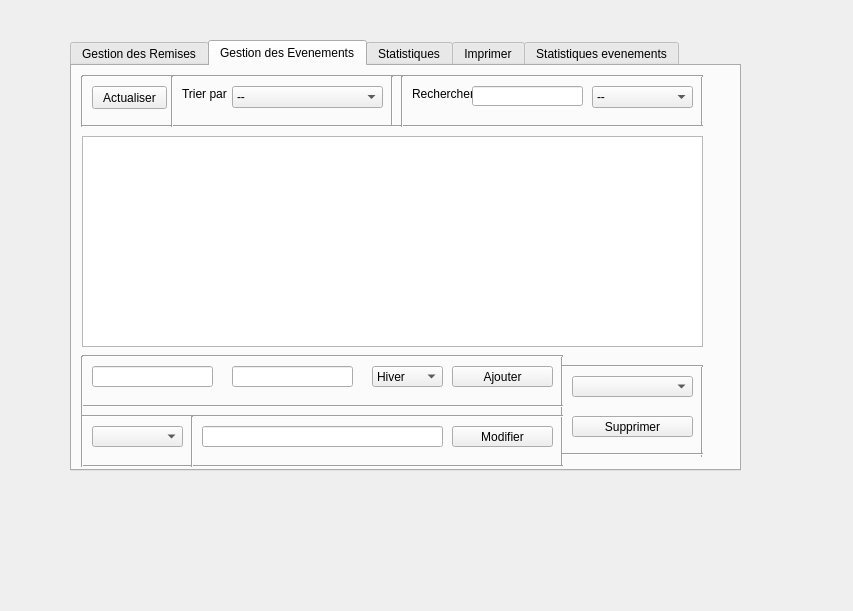
<?xml version="1.0" encoding="UTF-8"?>
<ui version="4.0">
 <class>gerer_evenement</class>
 <widget class="QDialog" name="gerer_evenement">
  <property name="geometry">
   <rect>
    <x>0</x>
    <y>0</y>
    <width>853</width>
    <height>611</height>
   </rect>
  </property>
  <property name="windowTitle">
   <string>Dialog</string>
  </property>
  <widget class="QTabWidget" name="tabWidget">
   <property name="geometry">
    <rect>
     <x>70</x>
     <y>40</y>
     <width>671</width>
     <height>431</height>
    </rect>
   </property>
   <property name="styleSheet">
    <string notr="true"/>
   </property>
   <property name="currentIndex">
    <number>1</number>
   </property>
   <widget class="QWidget" name="tab_5">
    <attribute name="title">
     <string>Gestion des Remises</string>
    </attribute>
    <widget class="QTableView" name="tabetudiant">
     <property name="geometry">
      <rect>
       <x>10</x>
       <y>70</y>
       <width>621</width>
       <height>211</height>
      </rect>
     </property>
    </widget>
    <widget class="QPushButton" name="pb_ajouter">
     <property name="geometry">
      <rect>
       <x>430</x>
       <y>300</y>
       <width>51</width>
       <height>21</height>
      </rect>
     </property>
     <property name="text">
      <string>Ajouter</string>
     </property>
    </widget>
    <widget class="QComboBox" name="type">
     <property name="geometry">
      <rect>
       <x>330</x>
       <y>300</y>
       <width>91</width>
       <height>21</height>
      </rect>
     </property>
     <item>
      <property name="text">
       <string>remisemoyenne</string>
      </property>
     </item>
     <item>
      <property name="text">
       <string>remisefaible</string>
      </property>
     </item>
     <item>
      <property name="text">
       <string>liquidation</string>
      </property>
     </item>
    </widget>
    <widget class="Line" name="line_12">
     <property name="geometry">
      <rect>
       <x>0</x>
       <y>10</y>
       <width>20</width>
       <height>51</height>
      </rect>
     </property>
     <property name="orientation">
      <enum>Qt::Vertical</enum>
     </property>
    </widget>
    <widget class="Line" name="line_13">
     <property name="geometry">
      <rect>
       <x>620</x>
       <y>10</y>
       <width>20</width>
       <height>51</height>
      </rect>
     </property>
     <property name="orientation">
      <enum>Qt::Vertical</enum>
     </property>
    </widget>
    <widget class="Line" name="line_14">
     <property name="geometry">
      <rect>
       <x>620</x>
       <y>300</y>
       <width>20</width>
       <height>91</height>
      </rect>
     </property>
     <property name="orientation">
      <enum>Qt::Vertical</enum>
     </property>
    </widget>
    <widget class="Line" name="line_15">
     <property name="geometry">
      <rect>
       <x>0</x>
       <y>290</y>
       <width>20</width>
       <height>111</height>
      </rect>
     </property>
     <property name="orientation">
      <enum>Qt::Vertical</enum>
     </property>
    </widget>
    <widget class="Line" name="line_16">
     <property name="geometry">
      <rect>
       <x>480</x>
       <y>290</y>
       <width>20</width>
       <height>111</height>
      </rect>
     </property>
     <property name="orientation">
      <enum>Qt::Vertical</enum>
     </property>
    </widget>
    <widget class="Line" name="line_24">
     <property name="geometry">
      <rect>
       <x>10</x>
       <y>330</y>
       <width>481</width>
       <height>20</height>
      </rect>
     </property>
     <property name="orientation">
      <enum>Qt::Horizontal</enum>
     </property>
    </widget>
    <widget class="QComboBox" name="comboBox_3">
     <property name="geometry">
      <rect>
       <x>500</x>
       <y>310</y>
       <width>121</width>
       <height>21</height>
      </rect>
     </property>
    </widget>
    <widget class="QPushButton" name="pb_supprimer">
     <property name="geometry">
      <rect>
       <x>500</x>
       <y>350</y>
       <width>121</width>
       <height>21</height>
      </rect>
     </property>
     <property name="text">
      <string>Supprimer</string>
     </property>
    </widget>
    <widget class="Line" name="line_25">
     <property name="geometry">
      <rect>
       <x>490</x>
       <y>380</y>
       <width>141</width>
       <height>16</height>
      </rect>
     </property>
     <property name="orientation">
      <enum>Qt::Horizontal</enum>
     </property>
    </widget>
    <widget class="QLineEdit" name="taux_l">
     <property name="geometry">
      <rect>
       <x>130</x>
       <y>360</y>
       <width>131</width>
       <height>21</height>
      </rect>
     </property>
    </widget>
    <widget class="QComboBox" name="comboBox_6">
     <property name="geometry">
      <rect>
       <x>290</x>
       <y>360</y>
       <width>81</width>
       <height>21</height>
      </rect>
     </property>
     <item>
      <property name="text">
       <string/>
      </property>
     </item>
     <item>
      <property name="text">
       <string/>
      </property>
     </item>
    </widget>
    <widget class="QPushButton" name="Modifier">
     <property name="geometry">
      <rect>
       <x>380</x>
       <y>360</y>
       <width>101</width>
       <height>21</height>
      </rect>
     </property>
     <property name="text">
      <string>Modifier</string>
     </property>
    </widget>
    <widget class="Line" name="line_26">
     <property name="geometry">
      <rect>
       <x>110</x>
       <y>350</y>
       <width>20</width>
       <height>51</height>
      </rect>
     </property>
     <property name="orientation">
      <enum>Qt::Vertical</enum>
     </property>
    </widget>
    <widget class="Line" name="line_27">
     <property name="geometry">
      <rect>
       <x>10</x>
       <y>340</y>
       <width>481</width>
       <height>20</height>
      </rect>
     </property>
     <property name="orientation">
      <enum>Qt::Horizontal</enum>
     </property>
    </widget>
    <widget class="Line" name="line_28">
     <property name="geometry">
      <rect>
       <x>10</x>
       <y>390</y>
       <width>481</width>
       <height>20</height>
      </rect>
     </property>
     <property name="orientation">
      <enum>Qt::Horizontal</enum>
     </property>
    </widget>
    <widget class="Line" name="line_29">
     <property name="geometry">
      <rect>
       <x>10</x>
       <y>280</y>
       <width>481</width>
       <height>20</height>
      </rect>
     </property>
     <property name="orientation">
      <enum>Qt::Horizontal</enum>
     </property>
    </widget>
    <widget class="Line" name="line_30">
     <property name="geometry">
      <rect>
       <x>490</x>
       <y>290</y>
       <width>141</width>
       <height>20</height>
      </rect>
     </property>
     <property name="orientation">
      <enum>Qt::Horizontal</enum>
     </property>
    </widget>
    <widget class="Line" name="line_31">
     <property name="geometry">
      <rect>
       <x>0</x>
       <y>50</y>
       <width>621</width>
       <height>20</height>
      </rect>
     </property>
     <property name="orientation">
      <enum>Qt::Horizontal</enum>
     </property>
    </widget>
    <widget class="Line" name="line_32">
     <property name="geometry">
      <rect>
       <x>10</x>
       <y>0</y>
       <width>621</width>
       <height>20</height>
      </rect>
     </property>
     <property name="orientation">
      <enum>Qt::Horizontal</enum>
     </property>
    </widget>
    <widget class="QComboBox" name="comboBox_2">
     <property name="geometry">
      <rect>
       <x>20</x>
       <y>360</y>
       <width>91</width>
       <height>21</height>
      </rect>
     </property>
    </widget>
    <widget class="Line" name="line_63">
     <property name="geometry">
      <rect>
       <x>90</x>
       <y>10</y>
       <width>20</width>
       <height>51</height>
      </rect>
     </property>
     <property name="orientation">
      <enum>Qt::Vertical</enum>
     </property>
    </widget>
    <widget class="QLabel" name="label_19">
     <property name="geometry">
      <rect>
       <x>110</x>
       <y>20</y>
       <width>51</width>
       <height>16</height>
      </rect>
     </property>
     <property name="text">
      <string>Trier par</string>
     </property>
    </widget>
    <widget class="Line" name="line_64">
     <property name="geometry">
      <rect>
       <x>320</x>
       <y>10</y>
       <width>20</width>
       <height>51</height>
      </rect>
     </property>
     <property name="orientation">
      <enum>Qt::Vertical</enum>
     </property>
    </widget>
    <widget class="QLineEdit" name="id_6">
     <property name="geometry">
      <rect>
       <x>400</x>
       <y>20</y>
       <width>111</width>
       <height>20</height>
      </rect>
     </property>
    </widget>
    <widget class="QComboBox" name="xz">
     <property name="geometry">
      <rect>
       <x>160</x>
       <y>20</y>
       <width>151</width>
       <height>22</height>
      </rect>
     </property>
     <item>
      <property name="text">
       <string>--</string>
      </property>
     </item>
     <item>
      <property name="text">
       <string>Id</string>
      </property>
     </item>
     <item>
      <property name="text">
       <string>Taux</string>
      </property>
     </item>
     <item>
      <property name="text">
       <string>Ide</string>
      </property>
     </item>
    </widget>
    <widget class="Line" name="line_60">
     <property name="geometry">
      <rect>
       <x>310</x>
       <y>10</y>
       <width>20</width>
       <height>51</height>
      </rect>
     </property>
     <property name="orientation">
      <enum>Qt::Vertical</enum>
     </property>
    </widget>
    <widget class="QLabel" name="label_20">
     <property name="geometry">
      <rect>
       <x>340</x>
       <y>20</y>
       <width>61</width>
       <height>16</height>
      </rect>
     </property>
     <property name="text">
      <string>Rechercher</string>
     </property>
    </widget>
    <widget class="QComboBox" name="comboide">
     <property name="geometry">
      <rect>
       <x>240</x>
       <y>300</y>
       <width>69</width>
       <height>22</height>
      </rect>
     </property>
    </widget>
    <widget class="QLineEdit" name="lineEdit_id">
     <property name="geometry">
      <rect>
       <x>20</x>
       <y>300</y>
       <width>91</width>
       <height>21</height>
      </rect>
     </property>
    </widget>
    <widget class="QLineEdit" name="lineEdit_taux">
     <property name="geometry">
      <rect>
       <x>130</x>
       <y>300</y>
       <width>91</width>
       <height>21</height>
      </rect>
     </property>
    </widget>
    <widget class="QPushButton" name="Actualiser3">
     <property name="geometry">
      <rect>
       <x>20</x>
       <y>20</y>
       <width>75</width>
       <height>23</height>
      </rect>
     </property>
     <property name="text">
      <string>Actualiser</string>
     </property>
    </widget>
    <widget class="QComboBox" name="combrech">
     <property name="geometry">
      <rect>
       <x>530</x>
       <y>20</y>
       <width>69</width>
       <height>22</height>
      </rect>
     </property>
     <item>
      <property name="text">
       <string>--</string>
      </property>
     </item>
     <item>
      <property name="text">
       <string>Id</string>
      </property>
     </item>
     <item>
      <property name="text">
       <string>Taux</string>
      </property>
     </item>
     <item>
      <property name="text">
       <string>Ide</string>
      </property>
     </item>
    </widget>
   </widget>
   <widget class="QWidget" name="tab_2">
    <attribute name="title">
     <string>Gestion des Evenements</string>
    </attribute>
    <widget class="QComboBox" name="comboBox_5">
     <property name="geometry">
      <rect>
       <x>500</x>
       <y>310</y>
       <width>121</width>
       <height>21</height>
      </rect>
     </property>
    </widget>
    <widget class="QLineEdit" name="nom">
     <property name="geometry">
      <rect>
       <x>130</x>
       <y>360</y>
       <width>241</width>
       <height>21</height>
      </rect>
     </property>
    </widget>
    <widget class="Line" name="line_57">
     <property name="geometry">
      <rect>
       <x>620</x>
       <y>10</y>
       <width>20</width>
       <height>51</height>
      </rect>
     </property>
     <property name="orientation">
      <enum>Qt::Vertical</enum>
     </property>
    </widget>
    <widget class="QLabel" name="label_14">
     <property name="geometry">
      <rect>
       <x>110</x>
       <y>20</y>
       <width>51</width>
       <height>16</height>
      </rect>
     </property>
     <property name="text">
      <string>Trier par</string>
     </property>
    </widget>
    <widget class="Line" name="line_65">
     <property name="geometry">
      <rect>
       <x>10</x>
       <y>0</y>
       <width>621</width>
       <height>20</height>
      </rect>
     </property>
     <property name="orientation">
      <enum>Qt::Horizontal</enum>
     </property>
    </widget>
    <widget class="Line" name="line_66">
     <property name="geometry">
      <rect>
       <x>620</x>
       <y>300</y>
       <width>20</width>
       <height>91</height>
      </rect>
     </property>
     <property name="orientation">
      <enum>Qt::Vertical</enum>
     </property>
    </widget>
    <widget class="QComboBox" name="xy">
     <property name="geometry">
      <rect>
       <x>160</x>
       <y>20</y>
       <width>151</width>
       <height>22</height>
      </rect>
     </property>
     <item>
      <property name="text">
       <string>--</string>
      </property>
     </item>
     <item>
      <property name="text">
       <string>Id</string>
      </property>
     </item>
     <item>
      <property name="text">
       <string>Nom</string>
      </property>
     </item>
    </widget>
    <widget class="QLabel" name="label_21">
     <property name="geometry">
      <rect>
       <x>340</x>
       <y>20</y>
       <width>61</width>
       <height>16</height>
      </rect>
     </property>
     <property name="text">
      <string>Rechercher</string>
     </property>
    </widget>
    <widget class="QLineEdit" name="id_2">
     <property name="geometry">
      <rect>
       <x>20</x>
       <y>300</y>
       <width>121</width>
       <height>21</height>
      </rect>
     </property>
    </widget>
    <widget class="Line" name="line_67">
     <property name="geometry">
      <rect>
       <x>480</x>
       <y>290</y>
       <width>20</width>
       <height>111</height>
      </rect>
     </property>
     <property name="orientation">
      <enum>Qt::Vertical</enum>
     </property>
    </widget>
    <widget class="QLineEdit" name="id_rech">
     <property name="geometry">
      <rect>
       <x>400</x>
       <y>20</y>
       <width>111</width>
       <height>20</height>
      </rect>
     </property>
    </widget>
    <widget class="QComboBox" name="Comboxid">
     <property name="geometry">
      <rect>
       <x>20</x>
       <y>360</y>
       <width>91</width>
       <height>21</height>
      </rect>
     </property>
    </widget>
    <widget class="Line" name="line_68">
     <property name="geometry">
      <rect>
       <x>490</x>
       <y>290</y>
       <width>141</width>
       <height>20</height>
      </rect>
     </property>
     <property name="orientation">
      <enum>Qt::Horizontal</enum>
     </property>
    </widget>
    <widget class="QPushButton" name="ajouter">
     <property name="geometry">
      <rect>
       <x>380</x>
       <y>300</y>
       <width>101</width>
       <height>21</height>
      </rect>
     </property>
     <property name="text">
      <string>Ajouter</string>
     </property>
    </widget>
    <widget class="Line" name="line_69">
     <property name="geometry">
      <rect>
       <x>0</x>
       <y>10</y>
       <width>20</width>
       <height>51</height>
      </rect>
     </property>
     <property name="orientation">
      <enum>Qt::Vertical</enum>
     </property>
    </widget>
    <widget class="Line" name="line_70">
     <property name="geometry">
      <rect>
       <x>10</x>
       <y>280</y>
       <width>481</width>
       <height>20</height>
      </rect>
     </property>
     <property name="orientation">
      <enum>Qt::Horizontal</enum>
     </property>
    </widget>
    <widget class="Line" name="line_71">
     <property name="geometry">
      <rect>
       <x>310</x>
       <y>10</y>
       <width>20</width>
       <height>51</height>
      </rect>
     </property>
     <property name="orientation">
      <enum>Qt::Vertical</enum>
     </property>
    </widget>
    <widget class="Line" name="line_72">
     <property name="geometry">
      <rect>
       <x>490</x>
       <y>380</y>
       <width>141</width>
       <height>16</height>
      </rect>
     </property>
     <property name="orientation">
      <enum>Qt::Horizontal</enum>
     </property>
    </widget>
    <widget class="Line" name="line_73">
     <property name="geometry">
      <rect>
       <x>10</x>
       <y>390</y>
       <width>481</width>
       <height>20</height>
      </rect>
     </property>
     <property name="orientation">
      <enum>Qt::Horizontal</enum>
     </property>
    </widget>
    <widget class="Line" name="line_74">
     <property name="geometry">
      <rect>
       <x>10</x>
       <y>330</y>
       <width>481</width>
       <height>20</height>
      </rect>
     </property>
     <property name="orientation">
      <enum>Qt::Horizontal</enum>
     </property>
    </widget>
    <widget class="Line" name="line_75">
     <property name="geometry">
      <rect>
       <x>0</x>
       <y>290</y>
       <width>20</width>
       <height>111</height>
      </rect>
     </property>
     <property name="orientation">
      <enum>Qt::Vertical</enum>
     </property>
    </widget>
    <widget class="Line" name="line_76">
     <property name="geometry">
      <rect>
       <x>10</x>
       <y>50</y>
       <width>621</width>
       <height>20</height>
      </rect>
     </property>
     <property name="orientation">
      <enum>Qt::Horizontal</enum>
     </property>
    </widget>
    <widget class="QComboBox" name="rech">
     <property name="geometry">
      <rect>
       <x>520</x>
       <y>20</y>
       <width>101</width>
       <height>22</height>
      </rect>
     </property>
     <item>
      <property name="text">
       <string>--</string>
      </property>
     </item>
     <item>
      <property name="text">
       <string>Id</string>
      </property>
     </item>
     <item>
      <property name="text">
       <string>Nom</string>
      </property>
     </item>
     <item>
      <property name="text">
       <string>Season</string>
      </property>
     </item>
    </widget>
    <widget class="Line" name="line_77">
     <property name="geometry">
      <rect>
       <x>10</x>
       <y>340</y>
       <width>481</width>
       <height>20</height>
      </rect>
     </property>
     <property name="orientation">
      <enum>Qt::Horizontal</enum>
     </property>
    </widget>
    <widget class="QTableView" name="tabevent">
     <property name="geometry">
      <rect>
       <x>10</x>
       <y>70</y>
       <width>621</width>
       <height>211</height>
      </rect>
     </property>
    </widget>
    <widget class="QPushButton" name="Supprimer">
     <property name="geometry">
      <rect>
       <x>500</x>
       <y>350</y>
       <width>121</width>
       <height>21</height>
      </rect>
     </property>
     <property name="text">
      <string>Supprimer</string>
     </property>
    </widget>
    <widget class="QPushButton" name="Modif2">
     <property name="geometry">
      <rect>
       <x>380</x>
       <y>360</y>
       <width>101</width>
       <height>21</height>
      </rect>
     </property>
     <property name="text">
      <string>Modifier</string>
     </property>
    </widget>
    <widget class="Line" name="line_78">
     <property name="geometry">
      <rect>
       <x>320</x>
       <y>10</y>
       <width>20</width>
       <height>51</height>
      </rect>
     </property>
     <property name="orientation">
      <enum>Qt::Vertical</enum>
     </property>
    </widget>
    <widget class="Line" name="line_79">
     <property name="geometry">
      <rect>
       <x>110</x>
       <y>350</y>
       <width>20</width>
       <height>51</height>
      </rect>
     </property>
     <property name="orientation">
      <enum>Qt::Vertical</enum>
     </property>
    </widget>
    <widget class="Line" name="line_80">
     <property name="geometry">
      <rect>
       <x>90</x>
       <y>10</y>
       <width>20</width>
       <height>51</height>
      </rect>
     </property>
     <property name="orientation">
      <enum>Qt::Vertical</enum>
     </property>
    </widget>
    <widget class="QComboBox" name="comboBox_4">
     <property name="geometry">
      <rect>
       <x>300</x>
       <y>300</y>
       <width>71</width>
       <height>21</height>
      </rect>
     </property>
     <item>
      <property name="text">
       <string>Hiver</string>
      </property>
     </item>
     <item>
      <property name="text">
       <string>Etee</string>
      </property>
     </item>
     <item>
      <property name="text">
       <string>Printemps</string>
      </property>
     </item>
     <item>
      <property name="text">
       <string>Autumn</string>
      </property>
     </item>
    </widget>
    <widget class="QLineEdit" name="Nom">
     <property name="geometry">
      <rect>
       <x>160</x>
       <y>300</y>
       <width>121</width>
       <height>21</height>
      </rect>
     </property>
    </widget>
    <widget class="QPushButton" name="pushButton_2">
     <property name="geometry">
      <rect>
       <x>20</x>
       <y>20</y>
       <width>75</width>
       <height>23</height>
      </rect>
     </property>
     <property name="text">
      <string>Actualiser</string>
     </property>
    </widget>
   </widget>
   <widget class="QWidget" name="tab_6">
    <attribute name="title">
     <string>Statistiques</string>
    </attribute>
    <widget class="QChartView" name="stat2">
     <property name="geometry">
      <rect>
       <x>0</x>
       <y>0</y>
       <width>641</width>
       <height>381</height>
      </rect>
     </property>
    </widget>
   </widget>
   <widget class="QWidget" name="tab_7">
    <attribute name="title">
     <string>Imprimer</string>
    </attribute>
    <widget class="QPushButton" name="pushButton">
     <property name="geometry">
      <rect>
       <x>290</x>
       <y>370</y>
       <width>75</width>
       <height>23</height>
      </rect>
     </property>
     <property name="text">
      <string>Imprimer</string>
     </property>
    </widget>
    <widget class="QTableView" name="imp">
     <property name="geometry">
      <rect>
       <x>90</x>
       <y>30</y>
       <width>451</width>
       <height>281</height>
      </rect>
     </property>
    </widget>
   </widget>
   <widget class="QWidget" name="tab">
    <attribute name="title">
     <string>Statistiques evenements</string>
    </attribute>
    <widget class="QChartView" name="stateven">
     <property name="geometry">
      <rect>
       <x>0</x>
       <y>0</y>
       <width>641</width>
       <height>411</height>
      </rect>
     </property>
    </widget>
   </widget>
  </widget>
 </widget>
 <customwidgets>
  <customwidget>
   <class>QChartView</class>
   <extends>QGraphicsView</extends>
   <header>QtCharts</header>
  </customwidget>
 </customwidgets>
 <resources/>
 <connections/>
</ui>
